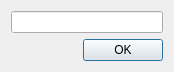
<?xml version="1.0" encoding="UTF-8"?>
<ui version="4.0">
 <class>GotoLine</class>
 <widget class="QDialog" name="GotoLine">
  <property name="geometry">
   <rect>
    <x>0</x>
    <y>0</y>
    <width>174</width>
    <height>67</height>
   </rect>
  </property>
  <property name="windowTitle">
   <string>Go to Line...</string>
  </property>
  <layout class="QVBoxLayout" name="verticalLayout">
   <item>
    <widget class="QLineEdit" name="editGotoLine"/>
   </item>
   <item>
    <widget class="QDialogButtonBox" name="buttonOk">
     <property name="orientation">
      <enum>Qt::Horizontal</enum>
     </property>
     <property name="standardButtons">
      <set>QDialogButtonBox::Ok</set>
     </property>
    </widget>
   </item>
  </layout>
 </widget>
 <resources/>
 <connections>
  <connection>
   <sender>buttonOk</sender>
   <signal>accepted()</signal>
   <receiver>GotoLine</receiver>
   <slot>accept()</slot>
   <hints>
    <hint type="sourcelabel">
     <x>86</x>
     <y>46</y>
    </hint>
    <hint type="destinationlabel">
     <x>86</x>
     <y>33</y>
    </hint>
   </hints>
  </connection>
  <connection>
   <sender>editGotoLine</sender>
   <signal>returnPressed()</signal>
   <receiver>GotoLine</receiver>
   <slot>accept()</slot>
   <hints>
    <hint type="sourcelabel">
     <x>86</x>
     <y>18</y>
    </hint>
    <hint type="destinationlabel">
     <x>86</x>
     <y>33</y>
    </hint>
   </hints>
  </connection>
 </connections>
</ui>
